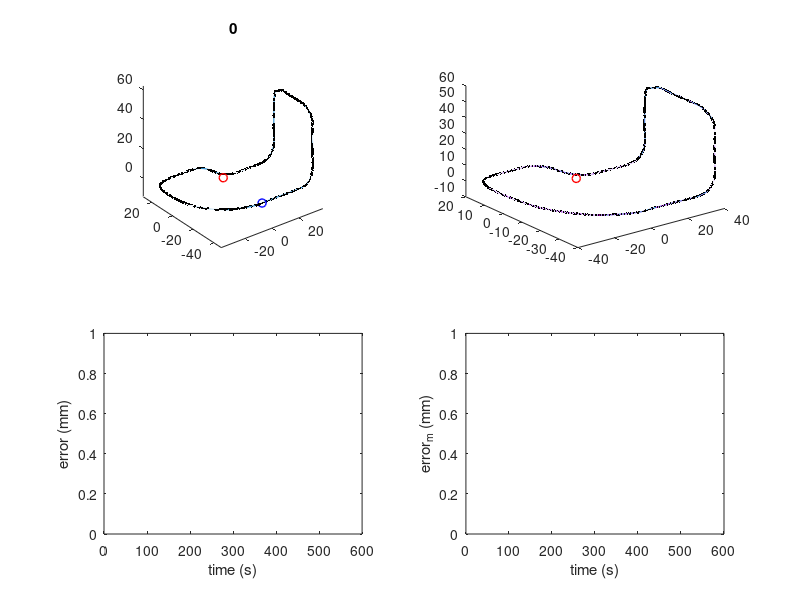

Write MATLAB code to recreate this figure. (Note: this script raises an error after producing the figure.)

% TODO: Loop condition is bad
% only update control points 1x per iteration.

%Z,X,Y
wp = [-37.5000000000000,0,0;-36.5050000000000,0,-8.58000000000000;-32.7890000000000,0,-18.1900000000000;-28.8600000000000,0,-23.9300000000000;-21.7250000000000,0,-30.5660000000000;-12.4100000000000,0,-35.3800000000000;0,0,-37.5000000000000;8.75000000000000,0,-37.5000000000000;11.3200000000000,0,-37.1630000000000;14.9000000000000,0,-35.3800000000000;17.7280000000000,0,-31.9040000000000;18.7500000000000,0,-25.6980000000000;18.7500000000000,0,-18.7500000000000;18.7500000000000,0,-14.0150000000000;18.2850000000000,0,-6.98600000000000;13.4390000000000,0,-1.16800000000000;6.55000000000000,0,0.614000000000000;1.27000000000000,0,5.12200000000000;0,0,12.1430000000000;0,0,23.7500000000000;0,0,27.5000000000000;0,0.874000000000000,31.5800000000000;0,3.80000000000000,35.3400000000000;0,10,37.5000000000000;0,19,37.5000000000000;0,28.8000000000000,37.5000000000000;-0.548000000000000,43.2660000000000,37.5000000000000;-2.92900000000000,47.0710000000000,37.5000000000000;-7.15000000000000,49.5800000000000,37.5000000000000;-11.8160000000000,50,37.5000000000000;-19.6000000000000,50,37.5000000000000;-27.5000000000000,50,37.5000000000000;-31.3200000000000,49.2400000000000,37.5000000000000;-35.4800000000000,46.0270000000000,37.5000000000000;-37.2850000000000,42.0610000000000,37.5000000000000;-37.5000000000000,36.3700000000000,37.5000000000000;-37.5000000000000,19.7500000000000,37.5000000000000;-37.5000000000000,10,37.5000000000000;-37.5000000000000,3.80000000000000,35.3490000000000;-37.5000000000000,0.516000000000000,30.6700000000000;-37.5000000000000,0,20.7190000000000;-37.5000000000000,0,7.89000000000000];
wp = [wp(:,3),wp(:,1),wp(:,2)];
wp(end,:) = wp(1,:); %loop the trajectory
smallnumber = .02;  % make this smaller to get more waypoints
w2o = interp1(1:numel(wp(:,1)),wp,1:smallnumber:numel(wp(:,1)),'spline');

% This while loop evenly spaces the points along the trajectory
w2 = w2o(1:2,:);
c1 = 2;
c2 = 1;
u = [0 0 0];
spacingDist = 0.5; % in mm.  Make smaller to get more points
var = 0.5;
% length = 0;
% for i = 2: size(w2o,1)
%     length = length + norm( w2o(i,:)- w2o(i-1,:) );
% end
% display(length)
% return

while c1< size(w2o,1)
    if norm( w2(c2,:)- w2o(c1,:) ) > spacingDist
        c2=c2+1;
        w2(c2,:) = w2o(c1,:);
    end
    c1=c1+1;
end
w2(c2+1,:)  =  w2(1,:);

% avoid the repeat of the last node
wp = w2(1:end-1,:);
w2ILC = wp;


% model: gravity pulls on our 2nd order system.
x0 = [0,0,0,0,0,0]';  %inital conditions: [x,y,z,vx,vy,vz]

iters = 30000; %control steps
X = repmat(x0, 1,iters); % state

mg = 50; %mm/s^2
Dt = 0.02; %seconds
Kp = 1;
Kd = 0;
Ki = 0.01;
Drag = 0.9;
Speed  = 100; %mm/s
%learningRate = 0.25;

%%%%%%%%%%%%%% PLOTTING
figure(1);clf
subplot(2,2,1);
plot3(w2(:,1),w2(:,2),w2(:,3),'linewidth',.1 );
hold on
plot3(wp(:,1),wp(:,2),wp(:,3),'.k' );

% ANIMATE
hrpath = plot3(X(1,1),X(2,1),X(3,1),'r','linewidth',1);
hrobot = plot3(X(1,1),X(2,1),X(3,1),'ro','linewidth',1);
hnear = plot3(wp(1,1),wp(1,2),wp(1,3),'bo','linewidth',1);

% hILC = plot3(w2ILC(:,1),w2ILC(:,2),w2ILC(:,3),'m','linewidth',.2 );
axis equal
htit = title('0');
error_p = [0 0 0]';
error_c = [0 0 0]';
error_d = NaN;
error_direct = zeros(size(wp,1),3);
p2c_list = NaN.*ones(size(wp,1),iters,3);
error = NaN*ones(iters,1);
error_h = NaN*ones(iters,1);
error_list = NaN*ones(size(wp,1),100);
error_ind = ones(size(wp,1),1);
subplot(2,2,2);
plot3(w2(:,1),w2(:,2),w2(:,3),'linewidth',.1 );
hold on
plot3(wp(:,1),wp(:,2),wp(:,3),'.k' );
hILC = plot3(w2ILC(:,1),w2ILC(:,2),w2ILC(:,3),'m','linewidth',.5 );
hrpath1 = plot3(X(1,1),X(2,1),X(3,1),'r','linewidth',1);
hrobot1 = plot3(X(1,1),X(2,1),X(3,1),'ro','linewidth',1);
hdirect = quiver3(X(1,1),X(2,1),X(3,1), u(1), u(2), u(3));


subplot(2,2,3);
herr = plot(Dt*(1:iters),error,'linewidth',1);
xlabel('time (s)');ylabel('error (mm)');

subplot(2,2,4);
herr_h = plot(Dt*(1:iters),error_h,'linewidth',1);
xlabel('time (s)');ylabel('error_m (mm)');


%%%%%%%%%%%%%% END PLOTTING
learningRate = 1;
rangeInfluence = 10;

errInt = [0;0;0];
for i = 1: iters-1
    % determine closest point on trajectory
    [cp,ind]  = closestPt(wp, X(1:3,i));
    %ILC part: change the wp values via a smooth bump to the values.
    p2c_vector = wp(ind,:)-X(1:3,i)';
    p2c_list(ind, error_ind(ind,1), :) = p2c_vector;

    error(i) = norm( cp - X(1:3,i));
    error_c = error(i);
    error_list(ind,error_ind(ind,1)) = error(i);
    if ind == 360
        disp(error_c)
        disp([p2c_list(350,error_ind(ind,1),1); p2c_list(350,error_ind(ind,1),2); p2c_list(350,error_ind(ind,1),3)]')
    end
    error_ind(ind)= error_ind(ind)+1; 
    %rangeInfluence = round(rangeInfluence*tanh(error(i)));
    if i<=1000
        error_m = mean(error(1:i));
    else
       error_m = mean(error(i-999:i)); 
    end
    error_h(i) = error_m;
    cp = w2ILC(ind,:)';
 
%     inds = ind-rangeInfluence:ind+rangeInfluence;
%     scales = 1/(sqrt(2*pi*var)) * exp(-(inds-ind).^2./(2*var^2));
%     %uniform
%     scales = scales / sum(scales);
%     scales = 1-abs(-rangeInfluence:0)/rangeInfluence;
%     indILC = inds;
%     indILC(indILC<1) = size(wp,1)+ indILC(indILC<1);
%     indILC(indILC>size(wp,1)) = indILC(indILC>size(wp,1)) - size(wp,1);
    %indILC
    T = (iters-i)/iters;
    
    error_cpt = error_list(ind,~isnan(error_list(ind,:))); %closest point error history
    if length(error_cpt) >1
    error_d = error_cpt(end-1)-error_cpt(end); %error deriviative
    end
%     disp(error_d)
    if (error_ind(ind)-1) ==1
        learningRate_entro = 0.5;
%     elseif error_d<0
%         learningRate_direct =1tanh(error_d);
    else
        learningRate_entro = tanh(error_d);
    end
    learningRate = 0.5.*exp(-error_m/T); %simulated annealing
    %w2ILC(ind,:) = w2ILC(ind,:) + learningRate.*(wp(ind,:)-X(1:3,i)');
%     error_direct(ind,:) = abs(learningRate_direct).*(error_direct(ind,:)+(1-abs(learningRate_direct)).*(p2c_vector/norm(p2c_vector)))/norm(abs(learningRate_direct).*error_direct(ind,:)+(1-abs(learningRate_direct)).*(p2c_vector/norm(p2c_vector)));
    w2ILC(ind,:) = w2ILC(ind,:) + (1-learningRate_entro).*learningRate.*p2c_vector;

   
  % comment to turn off ILC
  
    % look ahead
    ind = ind+ 1;
    if ind>size(wp,1)
        ind = ind-size(wp,1);
    end
    
    if ind == 539
        wpDiff = w2ILC(1,:)'-w2ILC(ind,:)';
    else
        wpDiff = w2ILC(ind+1,:)'-w2ILC(ind,:)'; %direction between waypoints
    end
    
    errInt = errInt+ (cp - X(1:3,i)); %integral term
    
    % deriv term
    if i ==1
        vel = [0;0;0];
    else
        vel = X(1:3,i)-X(1:3,i-1);
    end
    
    control =  Kp*(cp - X(1:3,i)) + Ki*errInt - Kd*vel  +  2*wpDiff/norm(wpDiff);
    % controller steers the thrust (only controls the orientation)
    disp(control/norm(control))
    u = Speed*control/norm(control);
    
    
    
    X(:,i+1) = [ ...
        X(1,i) + Drag*Dt*X(4,i) + 1/2*Dt*Dt*u(1);
        X(2,i) + Drag*Dt*X(5,i) + 1/2*Dt*Dt*u(2);
        X(3,i) + Drag*Dt*X(6,i) + 1/2*Dt*Dt*(u(3)-mg);
        Drag*X(4,i) + Dt*u(1);
        Drag*X(5,i) + Dt*u(2);
        Drag*X(6,i) + Dt*(u(3)-mg)];
    
    %update
    if mod(i,20) ==0
        set( hdirect,  'Xdata', X(1,i),'Ydata',X(2,i),'Zdata',X(3,i),'Udata',0.2*u(1),'Vdata',0.2*u(2),'Wdata',0.2*u(3));
        set( hrpath,  'Xdata', X(1,1:i),'Ydata',X(2,1:i),'Zdata',X(3,1:i));
        set( hrobot, 'Xdata',X(1,i),'Ydata',X(2,i),'Zdata',X(3,i));
        set( hrpath1,  'Xdata', X(1,1:i),'Ydata',X(2,1:i),'Zdata',X(3,1:i));
        set( hrobot1, 'Xdata',X(1,i),'Ydata',X(2,i),'Zdata',X(3,i));
        set( hnear, 'Xdata',wp(ind,1),'Ydata',wp(ind,2),'Zdata',wp(ind,3));
        set( hILC, 'Xdata',[w2ILC(:,1);w2ILC(1,1)],'Ydata',[w2ILC(:,2);w2ILC(1,2)],'Zdata',[w2ILC(:,3);w2ILC(1,3)] );
        set(htit,'String',num2str(i));
        set(herr,'Ydata',error);
        set(herr_h,'Ydata',error_h);
        drawnow
    end
pause(0.005)
end





function [cp,ind] = closestPt(arr,pt) % pick the closest point in arr to py
[~,ind] = min( sum( (arr - repmat(pt',size(arr,1),1)).^2,2));
cp = arr(ind,:)';
end




